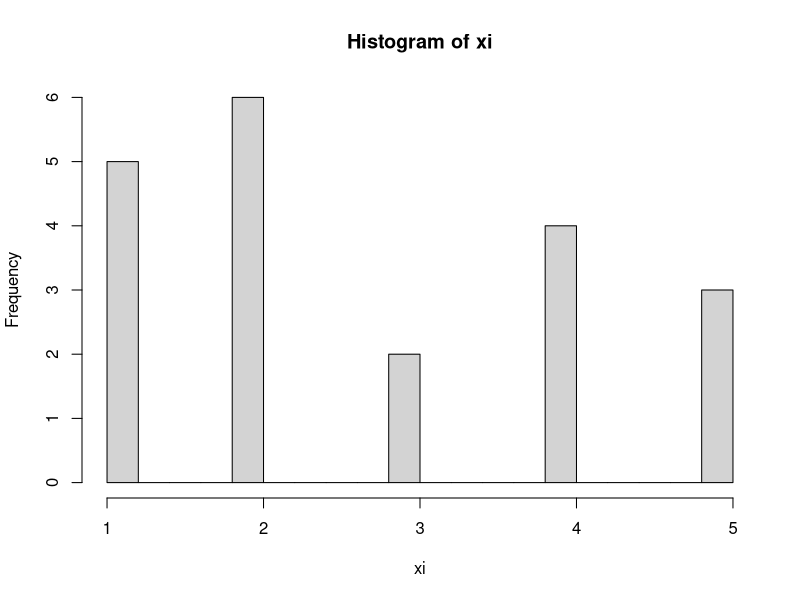
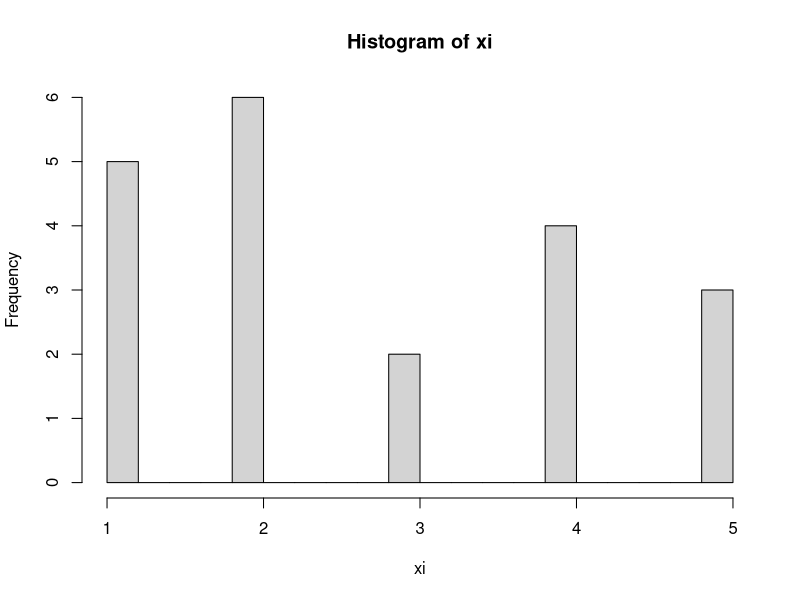
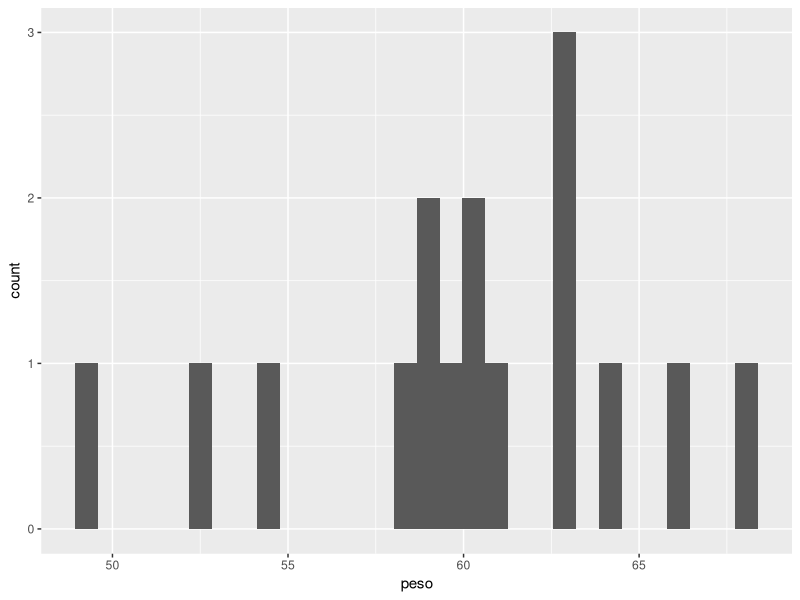
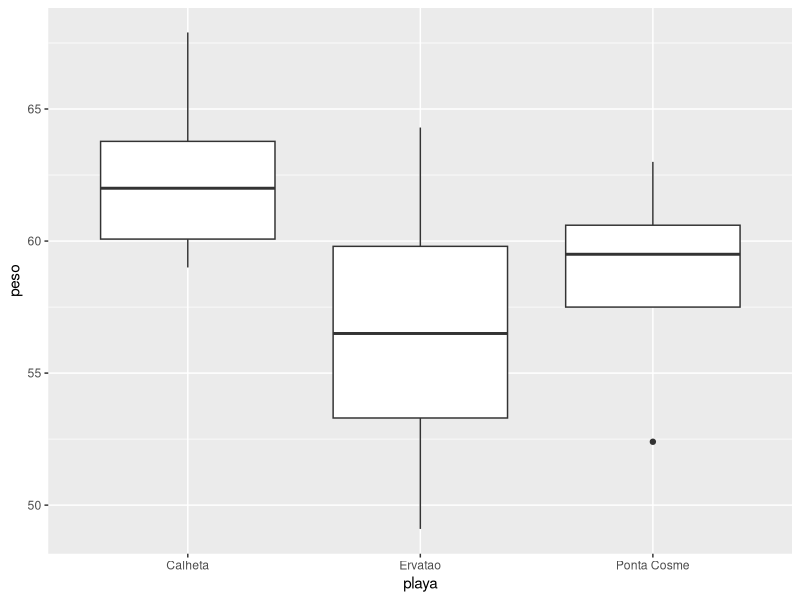
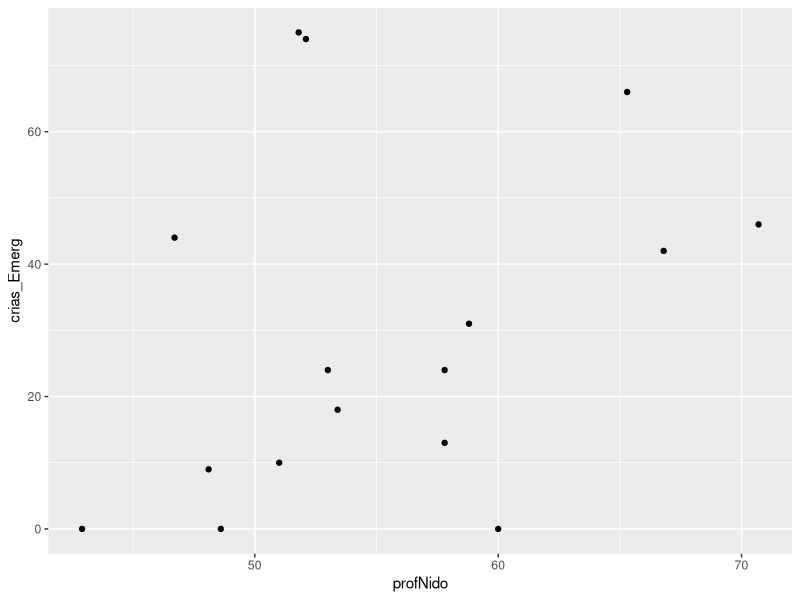
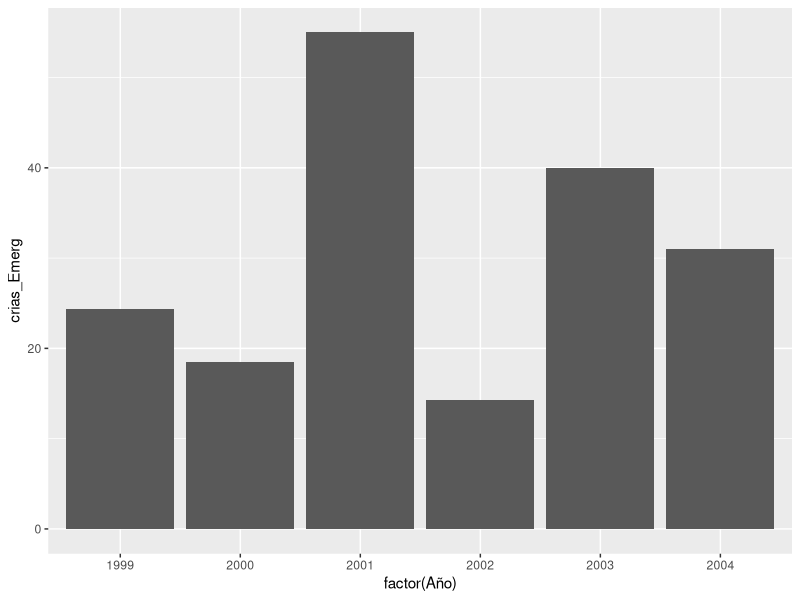
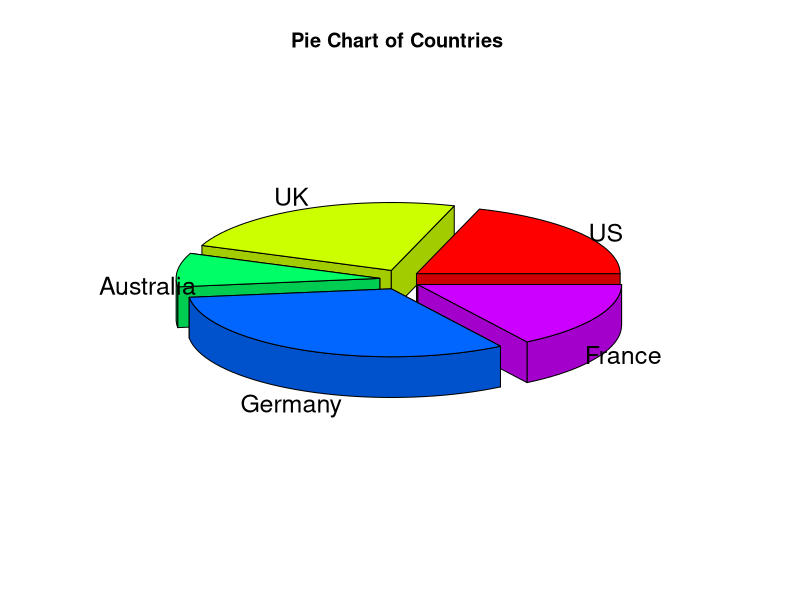
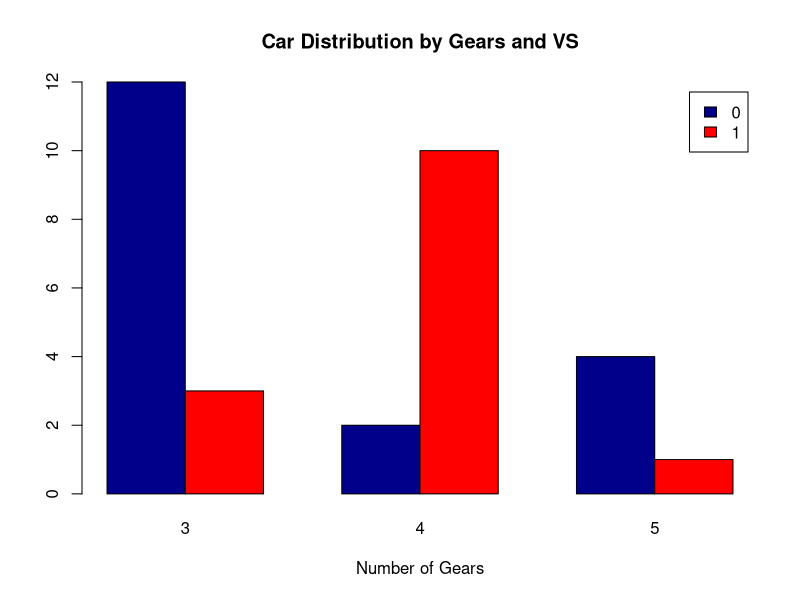

These charts were generated, in order, by the following R code:
# Create a frequency table ****************************************
# values in the data set
xi <- c(3, 1, 2, 1, 2, 1, 2, 4, 1, 3, 5, 2, 2, 5, 4, 4, 4, 5, 1, 2)

# create a frequency table
freq_table <- as.data.frame(table(xi))

# Give the columns good names
names(freq_table) <- c("xi", "fi")

# Add accumulated frequency column
freq_table$Fi <- cumsum(freq_table$fi)

# Add relative frequency column (hi or fr)
freq_table$hi <- freq_table$fi/sum(freq_table$fi)

# Add accumulated relative frequency column (Hi)
freq_table$Hi <- cumsum(freq_table$hi)

# Show histogram
hist(xi, breaks = length(xi))

# Print the frequency table
print(freq_table)

# Create a binned frequency table: continuous data ******************
# It is unpractical to create a frequency table with continuous data
# since there is almost no repetition. For that purpose we can
# "discretize" the data by putting it into bins

values_continuous <- c(2.87, 2.44, 3.49, 3.83, 3.97, 4.69, 3.35, 1.89, 3.90, 3.55,
            4.69, 3.03, 3.00, 4.96, 3.10, 1.84, 2.23, 3.64, 1.96, 4.39,
            3.15, 3.61, 4.43, 2.96, 2.04, 2.62, 3.96, 2.41, 4.03, 4.70,
            5.33, 3.19, 3.19, 5.03, 3.92, 1.93, 2.74, 2.83, 3.03, 2.64,
            3.70, 1.41, 3.87, 1.04, 2.43, 2.87, 3.44, 0.92, 4.22, 2.88)

# Break within the intervals
n <- length(values_continuous)
num_intervals <- round(sqrt(n))
amplitude <- diff(range(values_continuous)) / num_intervals


breaks_manual <- seq(from = min(values_continuous), 
                     to = max(values_continuous) + 0.001, 
                     by = amplitude)

intervals <- cut(values_continuous, breaks = breaks_manual, 
                 right = FALSE, include.lowest = TRUE)

# Create a beautiful frequency table
freq_table_intervals <- as.data.frame(table(intervals))

# Give the columns good names
names(freq_table_intervals) <- c("xi", "fi")

# Add accumulated frequency column
freq_table_intervals$Fi <- cumsum(freq_table_intervals$fi)

# Add relative frequency column (hi or fr)
freq_table_intervals$hi <- freq_table_intervals$fi/sum(freq_table_intervals$fi)

# Add accumulated relative frequency column (Hi)
freq_table_intervals$Hi <- cumsum(freq_table_intervals$hi)

# Show histogram
hist(xi, breaks = length(xi))

# Show ft
print(freq_table_intervals)

# Data exploration with charts ***************************************
library("readxl")
df <- read_excel("tortugas.xlsx")
head(df)

# we create a sub dataset withthe columns we want
n_df <- df[,c('Año', 'peso', 'Huevos', 'playa', 'profNido', 'crias_Emerg')]
head(n_df)
summary(n_df)
str(n_df)

# Factor categorical variables (playa / beach)
n_df$playa <- factor(n_df$playa)

# Check for NaN / empty rows
complete.cases(n_df)

# there are some, let's quickly clean them up (omit)
n_df <- na.omit(n_df)

# let's check there are no nans now -> FALSE = success
anyNA(n_df)

# Check for NaN / empty rows
complete.cases(n_df)

library("ggplot2")
# Turtles weight histogram
p <- ggplot(n_df, aes(x = peso))
p + geom_histogram()

# Boxplot of weight per beach
p <- ggplot(n_df, aes(x = playa, y = peso))
p + geom_boxplot()

# Scatter plot with depth and baby turtles emerged
p <- ggplot(n_df, aes(x = profNido, y = crias_Emerg))
p + geom_point()

# Barplot with the mean of turtles per year
p <- ggplot(n_df, aes(x = factor(Año), y = crias_Emerg))
p + stat_summary(fun = mean, geom = "bar")

# Pie chart tests with plotrix**********************************************
library(plotrix) 
slices <- c(10, 12, 4, 16, 8) 
lbls <- c("US", "UK", "Australia", "Germany", "France") 
pie3D(slices,labels=lbls,explode=0.1, main="Pie Chart of Countries ")

# Bars chart test with plotrix
counts <- table(mtcars$vs, mtcars$gear) 
counts
barplot(counts, main="Car Distribution by Gears and VS", xlab="Number of Gears", col=c("darkblue","red"),
legend = rownames(counts), beside=TRUE) 
barplot(counts, main="Car Distribution by Gears and VS", xlab="Number of Gears", col=c("darkblue","red"),
legend = rownames(counts))

# Assignments
# ***********************************************************************
# 1) In this example, the average time in minutes is collected for any given day
# that men and women dedicate to household tasks. Could you represent this data
# in a bar chart, drawing different bars for men and women?

# create a data frame
df_ass1 <- data.frame(
  task = c("Childcare", "Kitchen", "Grocery", "Cleaning", "Ironing"),
  male = c(30, 25, 15, 10, 10),
  female = c(70, 80, 40, 90, 45)
)
df_ass1$task <- factor(df_ass1$task)

# check it looks good
print(df_ass1)

# use the sexiest library for charts on eaRth
library(tidyr)
df_long <- pivot_longer(df_ass1, cols = c(male, female), 
                        names_to = "gender", values_to = "time")

# Stacked bar chart
ggplot(df_long, aes(x = task, y = time, fill = gender)) +
  geom_col(position = position_dodge()) +
  scale_fill_manual(values = c("male" = "#d4d64f", "female" = "#4f47bf")) +
  theme(axis.text.x = element_text(angle = 45, hjust = 1))


# 2 ) The number of errors that a factory sensor has experienced over the course 
# of a month has been: 2, 1, 5, 3, 4, 1, 0, 1, 2, 3, 4, 3, 4, 0, 2, 4, 3, 
# 5, 6, 1, 2, 3, 4, 3, 2, 4, 1, 3, 4, 3.

# Graphically represent the frequency histogram of the number of errors.

# put the data in a vector
ds_errors <- c(2, 1, 5, 3, 4, 1, 0, 1, 2, 3, 4, 3, 4, 0, 2, 4, 3, 5, 6, 1, 
            2, 3, 4, 3, 2, 4, 1, 3, 4, 3)

# show built in histogram. quick and easy
hist(ds_errors)

# just for the sake of learning... I will make it using ggplot as well
df_long <- data.frame(errors = ds_errors)

ggplot(df_long, aes(x = errors)) +
  geom_histogram(binwidth = 1, fill = "lightblue", color = "black") +
  labs(title = "Frequency histogram of number of errors",
       x = "number of errors",
       y = "frequency")  +
  scale_x_continuous(breaks = 0:6)

# 3) given the data set, draw a pie chart with the distribution
# create a vector
sports_vector <- c(soccer = 20, basket = 15, cycling = 12, swimming = 10, 
                   others = 3)
# Simple pie chart
pie(sports_vector)

# for the sake of learning, let's use ggplot now
# unfortunately we need a data frame for this purpose:
df_sports <- data.frame(
  sport = names(sports_vector),
  count = as.numeric(sports_vector)
)

# strike! (ugly as hell, but still...)
ggplot(df_sports, aes(x = "", y = count, fill = sport)) +
  geom_col() +
  coord_polar(theta = "y") +
  theme_void()


# 3) A library has received the following phone calls over a determined period: 
# 8, 5, 9, 2, 0, 11, 13, 8, 9, 14, 3, 1, 16, 4, 8, 9, 11, 5, 2, 19, 9, 13,
# 17, 10, 4, 0, 3, 7, 18, 6.

# Create a distribution table with absolute and cumulative frequencies,
# grouping the data in intervals with amplitude 5 and indicating the class mark

# Represent the distribution of absolute frequencies through a histogram.
ass_3_values <- c(8, 5, 9, 2, 0, 11, 13, 8, 9, 14, 3, 1, 16, 4, 8, 9, 11, 5, 
                  2, 19, 9, 13, 17, 10, 4, 0, 3, 7, 18, 6)

n <- length(ass_3_values)
num_intervals <- round(sqrt(n))
amplitude <- 5

breaks_manual <- seq(from = min(ass_3_values), 
                     to = max(ass_3_values) + 0.001, 
                     by = amplitude)

intervals <- cut(ass_3_values, breaks = breaks_manual, 
                 right = FALSE, include.lowest = TRUE)

# Create a beautiful frequency table
freq_table_intervals <- as.data.frame(table(intervals))

# Give the columns good names
names(freq_table_intervals) <- c("xi", "fi")

# Add accumulated frequency column
freq_table_intervals$Fi <- cumsum(freq_table_intervals$fi)

# Add relative frequency column (hi or fr)
freq_table_intervals$hi <- freq_table_intervals$fi/sum(freq_table_intervals$fi)

# Add accumulated relative frequency column (Hi)
freq_table_intervals$Hi <- cumsum(freq_table_intervals$hi)

# Show histogram
hist(xi, breaks = length(xi))

# Show ft
print(freq_table_intervals)

# Extra, more on frequency tables ****************************************
# Frequency tables are important... so let's get more practice on the topic

data_vector <- c(3, 3, 8, 9, 3, 1, 3, 5, 4, 6, 6, 3, 2, 9, 8, 9, 7, 7, 7, 7)

absolute_freq <- table(data_vector)        # get absolute frequency
relative_freq <- prop.table(absolute_freq) # get relative frequency

# combine into a data frame
frequency_table <- data.frame(
  value = as.numeric(names(absolute_freq)),
  absolute = as.vector(absolute_freq),
  relative = as.vector(relative_freq)
)
print(frequency_table)

# histogram
hist(data_vector)

# with Ggplot
ggplot(frequency_table, aes(x = value, y = absolute)) +
  geom_col()


# Exercises  *************************************************************
# 1) Consider the following data set containing information about sex, age, 
# height, score and grade of 20 students:

# a) Create an absolute frequency table and a relative frequency table for 
# the variable Grade. Store the previous tables in two variables and call 
# them absolutes and relatives.

estudiantes <- data.frame(
  Sex = c("Mujer", "Hombre", "Mujer", "Mujer", "Mujer", "Hombre", "Mujer", 
           "Hombre", "Hombre", "Mujer", "Mujer", "Hombre", "Hombre", "Mujer", 
           "Mujer", "Hombre", "Mujer", "Mujer", "Mujer", "Mujer"),
  Age = c(21, 19, 18, 20, 23, 22, 22, 20, 21, 21, 22, 20, 22, 19, 19, 21, 
           20, 21, 22, 23),
  Height = c(1.82, 1.83, 1.78, 1.79, 1.80, 1.90, 1.79, 1.83, NA, 1.65, 
               1.73, 1.79, 1.80, 1.77, 1.69, 1.75, 1.66, NA, 1.79, 1.80),
  Score = c(5, 6, 7, 5, 9, 7, 8, 3, 9, 2, 5, 8, 7, 6, 3, 4, 5, 6, 2, 8),
  Grade = c("Aprobado", "Aprobado", "Notable", "Aprobado", "Sobresaliente",
                   "Notable", "Notable", "Suspenso", "Sobresaliente", "Suspenso",
                   "Aprobado", "Notable", "Notable", "Aprobado", "Suspenso",
                   "Suspenso", "Aprobado", "Aprobado", "Suspenso", "Notable")
)

absolutes <- table(estudiantes$Grade)
relatives <- prop.table(absolutes)

# b) Represent the Grade variable using a bar chart and a pie chart. 
# Include an appropriate title for each graph and color the bars and 
# sectors with different colors.

desired_order <- c("Suspenso", "Aprobado", "Notable", "Sobresaliente")

barplot(absolutes[desired_order], 
        col=c("red", "darkgreen", "green", "lightgreen"),
        main = "Grade",
        cex.names = 0.8)

pie(absolutes[desired_order],
    col=c("red", "darkgreen", "green", "lightgreen"),
    main = "Grade",
    cex.names = 0.8)

# c) For the Age variable, create a histogram and a box plot considering 
# the option range = 1.5. Include an appropriate title for each graph and 
# color the histogram bars yellow. Is there any outlier in this variable? 
# Reduce the range argument value to 0.5. Do the conclusions vary?

hist(estudiantes$Age, main = "Student's age histogram", col = "yellow",
     xlab = "Ages", ylab ="Frequency")
boxplot(estudiantes$Age, main = "Student's age boxplot", range = 1.5)
boxplot(estudiantes$Age, main = "Student's age boxplot", range = 0.5)

#  -> the range controls the reach of the whiskers, anything further away
#     is considered an outlier

# d) Create a summary of the Score variable using the summary command. Verify 
# that the measures provided by summary match the measures calculated 
# individually using their specific function.

summary(estudiantes$Score)
score_min <- min(estudiantes$Score)
score_max <- max(estudiantes$Score)
score_q25 <- quantile(estudiantes$Score, 0.25)
score_med <- quantile(estudiantes$Score, 0.5)
score_q75 <- quantile(estudiantes$Score, 0.75)
score_mean <- mean(estudiantes$Score)


# Problems given by the teacher through the class ************************
# ************************************************************************
# Communicate information from a dataset visually. Is it possible?

# We will analyze the R mtcars dataset by doing a Basic Descriptive Summary

# Mean: Average value of each variable.
# Median: Value that divides the data into two equal parts.
# Standard deviation: Measure of data dispersion with respect to the mean.
# Minimum/Maximum: Extreme values of the variables.

# Let's see if we can communicate the information that this dataset provides 
# to us visually.

head(mtcars)

# Summarize the data
summary(mtcars)

# Wider description of the data thanks to psych
library(psych)
describe(mtcars)

# Correlation matrix
cor(mtcars)

# Correlation matrix on a heat map 
library(corrplot)
corrplot(cor(mtcars), 
         method="color", 
         title ="Correlation matrix",
         number.cex = 0.7,
         addCoef.col = "black")

library(ggplot2)

# boxplot showing HP distribution by number of cylinders
ggplot(data = mtcars, mapping = aes(x = factor(cyl), y = hp)) +
  geom_boxplot(outlier.color = "red")

# Distribution of disp (whatever disp means)
ggplot(data = mtcars, mapping = aes(x = disp)) + 
  geom_histogram()

# Scatter plot showing negative correlation between mpg (miles per gallon) 
# and wt (weight).We could see -0.87 in the correlation matrix btween the vars
ggplot(data = mtcars, mapping = aes(x = mpg, y = wt)) +
  geom_point() +
  stat_smooth(method = lm)

# show a bar chart of number of cars per cylinder type
ggplot(data = mtcars, mapping = aes(x = cyl)) +
  geom_bar()

# probability density plot along with the histogram in HP
ggplot(data = mtcars, mapping = aes(x = hp)) +
  geom_histogram(bins=10, aes(y = after_stat(density))) +
  geom_density(colour = "blue", size = 2) 



# Simple Pareto Analysis Example in R ****************************************
# Sample data: defect types and their frequencies
defects <- c("A" = 50, "B" = 30, "C" = 15, "D" = 5)

# Sort in descending order
defects_sorted <- sort(defects, decreasing = TRUE)

# Calculate cumulative percentages
cumulative_freq <- cumsum(defects_sorted)
cumulative_pct <- cumulative_freq / sum(defects_sorted) * 100

df_defects <- data.frame(
  category = names(defects_sorted),
  frequency = as.numeric(defects_sorted),
  cumulative_freq,
  cumulative_pct
)

# Pareto chart using GGPlot ********************************************
library(ggplot2)
ggplot(data = df_defects, mapping = aes(x = category, y = frequency)) +
  geom_col() +
  geom_line(mapping = aes(x = category, y = cumulative_pct), group = 1, 
            colour = "red", size = 3) +
  xlab("Category") +
  ylab("Frequency")
  